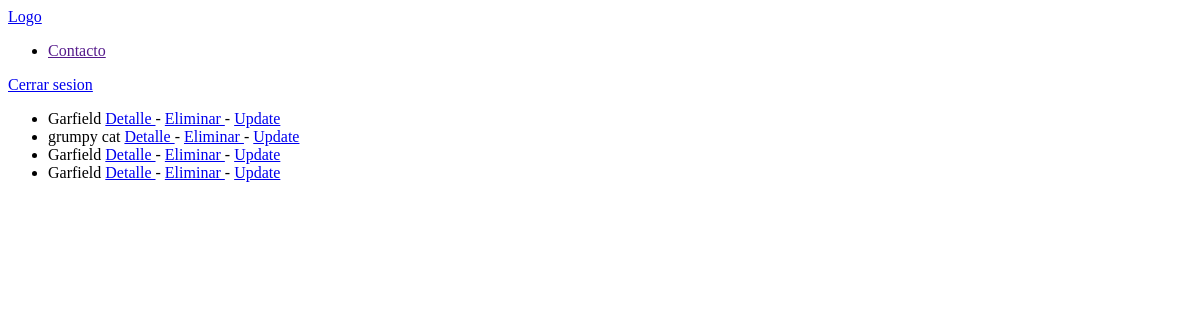
Page /gatos/listado/ (signed in) on the earlier database version.
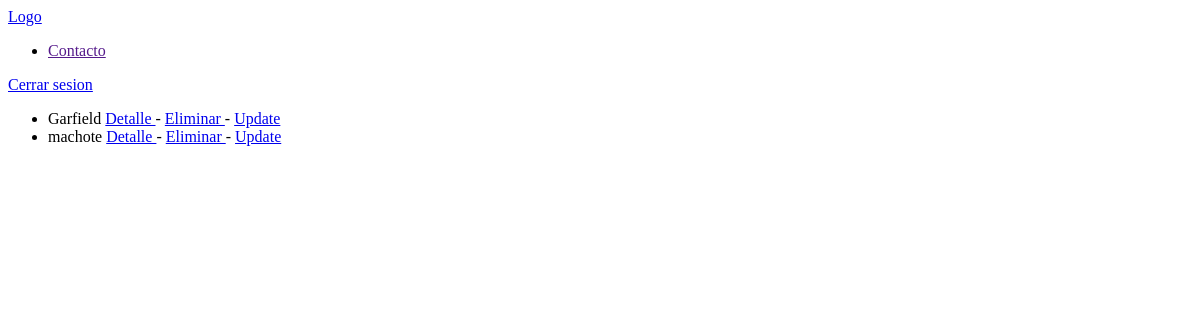
Same page on the later database version.
### Gatos/models.py (models this page shows, shortened)
class Gato(models.Model):
    class Meta:
        verbose_name = "Gato"
        verbose_name_plural = "Gatos"
    name = models.CharField(max_length=10, blank=False, null=False)
    age = models.IntegerField(blank=True, null=False, default=0)
    callejero = models.BooleanField(default=False)
    sexo = models.CharField(max_length=10, choices=SEXO_CHOICES)
    date_added = models.DateTimeField(auto_now_add=True)
    comida = models.ForeignKey(Comida, related_name='gato_comida')

### Gatos/views.py (the view)
class GatoListView(ListView):
	model = Gato
	context_object_name = "gatos"

### templates/Gatos/gato_list.html
{% extends "main.html" %}
{% block body %}
	<ul>
		{% for gato in gatos  %}
			<li>{{gato.name}} <a href="{% url 'detalle-gatos' gato.id %}"> Detalle </a> - <a href="{% url 'delete-gatos' gato.id %}"> Eliminar </a> - <a href="{% url 'update-gatos' gato.id %}"> Update </a> </li>
		{% endfor %}
	</ul>
{% endblock body %}

Differences in the rows shown:
removed Gato: name "grumpy cat"
removed Gato: name "Garfield"
removed Gato: name "Garfield"
added Gato: name "machote"
